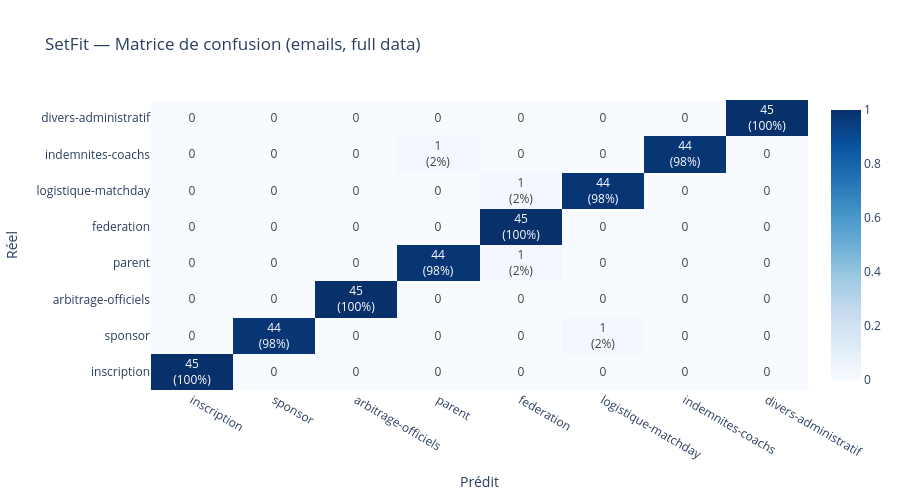

Here is the notebook cell this chart was saved with:
### Markdown cell above
---
## 1. Matrices de confusion

Chaque cellule (i, j) = nombre de mails de la classe i classifiés en classe j.
Les erreurs systématiques apparaissent comme des diagonales off-center.

### Code cell
def plot_confusion_matrix(y_true, y_pred, labels, title) -> go.Figure:
    """Heatmap annotée de la matrice de confusion."""
    cm = confusion_matrix(y_true, y_pred, labels=labels)
    # Normalisation par ligne (recall par classe)
    cm_norm = cm.astype(float) / cm.sum(axis=1, keepdims=True)

    # Annotations : count + pourcentage
    annotations = [
        [
            f"{cm[i,j]}<br>({cm_norm[i,j]:.0%})" if cm[i,j] > 0 else "0"
            for j in range(len(labels))
        ]
        for i in range(len(labels))
    ]

    fig = go.Figure(go.Heatmap(
        z=cm_norm,
        x=labels, y=labels,
        colorscale='Blues',
        text=annotations,
        texttemplate='%{text}',
        hovertemplate='Réel: %{y}<br>Prédit: %{x}<br>Recall: %{z:.0%}<extra></extra>',
        zmin=0, zmax=1,
    ))
    fig.update_layout(
        title=title,
        xaxis_title='Prédit',
        yaxis_title='Réel',
        height=500,
        template=TEMPLATE,
    )
    return fig


if 'pred_setfit_camembert' in preds_df.columns and not preds_df['pred_setfit_camembert'].isna().all():
    plot_confusion_matrix(
        preds_df['true_label'], preds_df['pred_setfit_camembert'],
        CLASSES, 'SetFit — Matrice de confusion (emails, full data)'
    ).show()
else:
    print("Prédictions SetFit non disponibles. Lance run_setfit.py d'abord.")

### Figure 1 — Plotly figure (JSON) as saved in the notebook; plotly's stock layout.template omitted (floating-point values rounded to 4 significant figures)
{"data": [{"colorscale": [[0.0, "rgb(247,251,255)"], [0.125, "rgb(222,235,247)"], [0.25, "rgb(198,219,239)"], [0.375, "rgb(158,202,225)"], [0.5, "rgb(107,174,214)"], [0.625, "rgb(66,146,198)"], [0.75, "rgb(33,113,181)"], [0.875, "rgb(8,81,156)"], [1.0, "rgb(8,48,107)"]], "hovertemplate": "Réel: %{y}<br>Prédit: %{x}<br>Recall: %{z:.0%}<extra></extra>", "text": [["45<br>(100%)", "0", "0", "0", "0", "0", "0", "0"], ["0", "44<br>(98%)", "0", "0", "0", "1<br>(2%)", "0", "0"], ["0", "0", "45<br>(100%)", "0", "0", "0", "0", "0"], ["0", "0", "0", "44<br>(98%)", "1<br>(2%)", "0", "0", "0"], ["0", "0", "0", "0", "45<br>(100%)", "0", "0", "0"], ["0", "0", "0", "0", "1<br>(2%)", "44<br>(98%)", "0", "0"], ["0", "0", "0", "1<br>(2%)", "0", "0", "44<br>(98%)", "0"], ["0", "0", "0", "0", "0", "0", "0", "45<br>(100%)"]], "texttemplate": "%{text}", "type": "heatmap", "x": ["inscription", "sponsor", "arbitrage-officiels", "parent", "federation", "logistique-matchday", "indemnites-coachs", "divers-administratif"], "y": ["inscription", "sponsor", "arbitrage-officiels", "parent", "federation", "logistique-matchday", "indemnites-coachs", "divers-administratif"], "z": [[1.0, 0.0, 0.0, 0.0, 0.0, 0.0, 0.0, 0.0], [0.0, 0.9778, 0.0, 0.0, 0.0, 0.02222, 0.0, 0.0], [0.0, 0.0, 1.0, 0.0, 0.0, 0.0, 0.0, 0.0], [0.0, 0.0, 0.0, 0.9778, 0.02222, 0.0, 0.0, 0.0], [0.0, 0.0, 0.0, 0.0, 1.0, 0.0, 0.0, 0.0], [0.0, 0.0, 0.0, 0.0, 0.02222, 0.9778, 0.0, 0.0], [0.0, 0.0, 0.0, 0.02222, 0.0, 0.0, 0.9778, 0.0], [0.0, 0.0, 0.0, 0.0, 0.0, 0.0, 0.0, 1.0]], "zmax": 1, "zmin": 0}], "layout": {"height": 500, "title": {"text": "SetFit — Matrice de confusion (emails, full data)"}, "xaxis": {"title": {"text": "Prédit"}}, "yaxis": {"title": {"text": "Réel"}}}}
